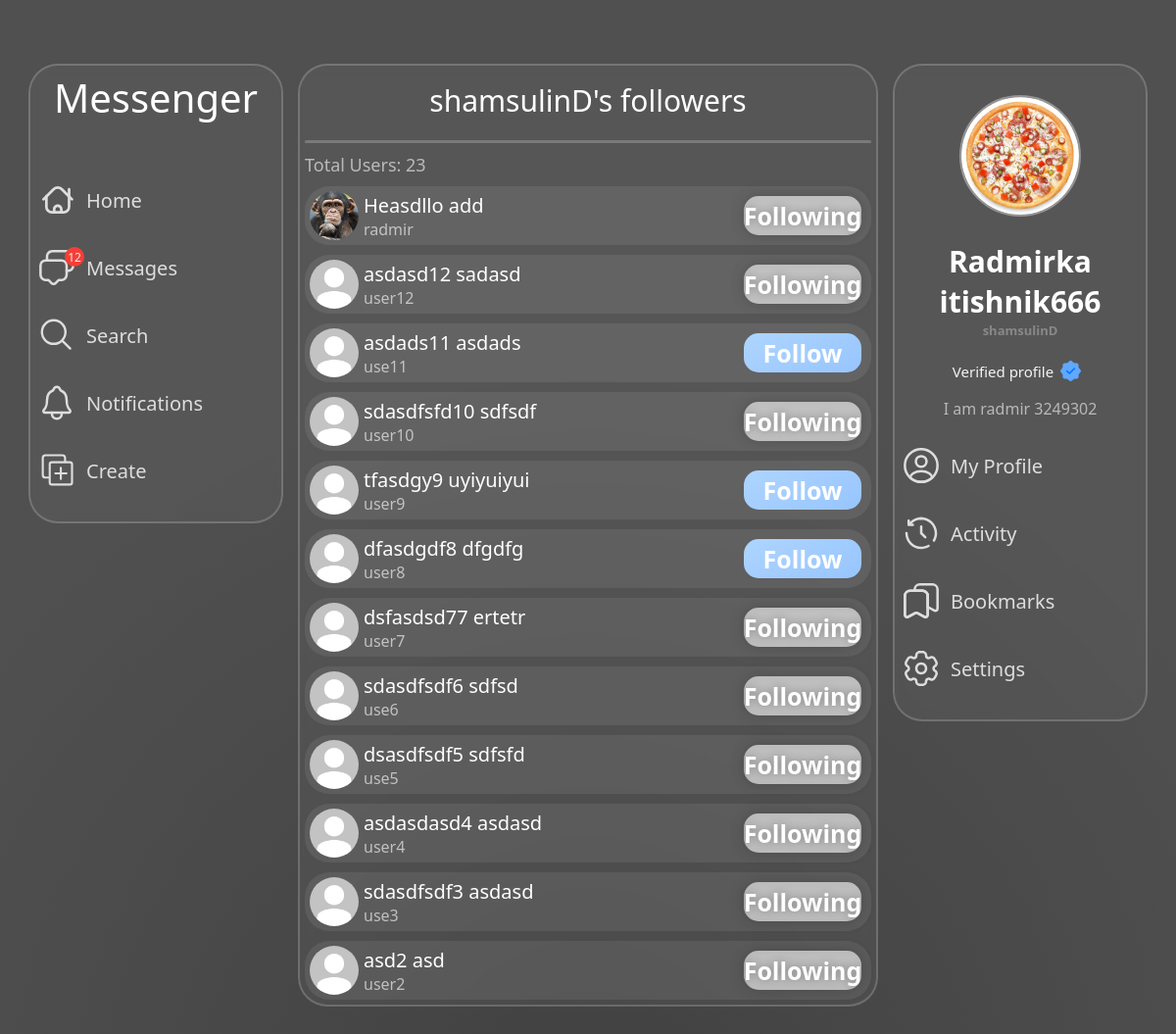
Screenshot of /followers/shamsulinD/ (signed in) with the database file from the repository.
### main/models.py (models this page shows, shortened)
class Profile(models.Model):
    user = models.OneToOneField(User, on_delete=models.CASCADE)
    uuid = models.CharField(max_length=255)
    full_name = models.CharField(max_length=255)
    bio = models.TextField(max_length=255, blank=True, null=True, default='')
    avatar = models.ImageField(upload_to=avatar_directory_path, default='default_avatar.jpg')
    background_avatar = models.ImageField(upload_to=bg_avatar_directory_path, default='default_background_avatar.jpg')
    background_style = models.IntegerField(default=0)
    amount_followers = models.IntegerField(default=0)
    amount_following = models.IntegerField(default=0)
    amount_article = models.IntegerField(default=0)
    recommendations = models.TextField(null=True, default='')
    verify = models.BooleanField(blank=True, default=False)
    language = models.CharField(max_length=255, default='en')
    private = models.BooleanField(default=False)
    last_online = models.DateTimeField(blank=True)
    online_status = models.BooleanField(default=False)
    username_change_time = models.DateTimeField(blank=True)

class ProfileFollow(models.Model):
    profile = models.ForeignKey(User, on_delete=models.CASCADE, related_name='following')
    user = models.ForeignKey(User, on_delete=models.CASCADE, related_name='followers')

### main/views.py (the view)
# urls.py: path('followers/<slug:username>/', ListFollowersView.as_view(), name='list_followers'),
class ListFollowersView(DataMixin, LoginRequiredMixin, ListView):
    model = User
    template_name = 'main/users-list-followers.html'
    login_url = 'login'
    def get_object(self):
        username = self.kwargs.get('username')
        if username:
            user = User.objects.filter(username=username).select_related('profile').first()
            followers = ProfileFollow.objects.filter(
                profile=user
            ).annotate(
                is_follow=Exists(ProfileFollow.objects.filter(user=self.request.user, profile=OuterRef('user')))
            ).order_by('-pk').select_related('user__profile')[:12]
            is_follower = ProfileFollow.objects.filter(profile=self.request.user, user=user).exists()
            if user.profile.private and not is_follower and user != self.request.user:
                raise Http404('This page is not available')
            return [user, followers]
        else:
            raise Http404('Username not provided in URL')
    def get_context_data(self, **kwargs):
        context = super().get_context_data(**kwargs)
        user, users = self.get_object()
        c_def = self.get_user_context(title=f'{self.kwargs.get("username")} - Followers', user=user, users=users)
        return {**context, **c_def}

### main/utils.py (called while the page is built)
    def get_user_context(self, **kwargs):
        context = kwargs
        profile = self.request.user
        notification_count = ProfileNotification.objects.filter(profile=profile, read=False)[:21].count()
        context['user_profile'] = profile
        context['background_style'] = background_styles[profile.profile.background_style]
        context['notification_count'] = notification_count
        return context

### main/templates/main/users-list-followers.html (shortened to what this page needs)
{% extends 'main/base-expanded.html' %}
{% load static %}
{% block head %}
<link rel="stylesheet" href="{% static 'main/css/users-list.css' %}" type="text/css">
{% endblock %}
{% block body %}
<div class="userlist">
    <span class="userlist-title">{{ user.username }}'s followers</span>
    <div class="userlist-line"></div>
    {% if users|length == 0%}
        <span class="nothing">Nothing here</span>
    {% else %}
    <span class="userlist-total">Total Users: {{ user.profile.amount_followers }}</span>
    {% for user in users %}
        <div class="userlist-user">
            <img src="{{ user.user.profile.avatar.url }}" alt="{{ user.user.username }}'s avatar" class="userlist-user-avatar">
            <a href="{% url 'profile' username=user.user.username %}" class="userlist-user-username">
                <span class="userlist-user-username-name">
                    {{ user.user.profile.full_name }}
                </span>
                <span class="userlist-user-username-login">{{ user.user.username }}</span>
            </a>
            {% if user.user.pk != user_profile.pk %}
                {% if user.is_follow %}
                    <div class="mc-profile-user-unfollow" data-id="{{user.user.pk}}" onclick="profileUnfollow(this)">Following</div>
                {% else %}
                    <div class="mc-profile-user-follow" data-id="{{user.user.pk}}" onclick="profileFollow(this)">Follow</div>
                {% endif %}
            {% endif %}
        </div>
    {% endfor %}
    {% endif %}
</div>
{% endblock %}

### main/templates/main/base-expanded.html (shortened to what this page needs)
{% load static %}
<!DOCTYPE html>
<html lang="en">
<head>
    <link rel="stylesheet" href="{% static 'main/css/base.css' %}" type="text/css">
    <link rel="stylesheet" href="{% static 'main/css/popup.css' %}" type="text/css">
    <link rel="stylesheet" href="{% static 'main/css/home.css' %}" type="text/css">
    <link rel="stylesheet" href="{% static 'main/css/' %}{{ background_style }}" type="text/css">
    {% block head %}
    {% endblock %}
</head>
<body>
    <div class="main-container">
        <div class="mc-container-sidebar-container">
            <aside class="mc-sidebar-container">
                <div class="mc-sidebar-container-logo">Messenger</div>
                <div class="mc-sidebar-container-links">
                    <a class="mc-sb-c-links-a" href="{% url 'home' %}">
                        <img class="mc-sb-c-links-img" src="{% static 'main/svg/home-sidebar.svg' %}" alt="svg-image">
                        Home
                    </a>
                    <a style="position: relative;" href="{% url 'chat' %}">
                        <div class="mc-sb-c-links-message">12</div>
                        <div class="mc-sb-c-links-a">
                            <img class="mc-sb-c-links-img" src="{% static 'main/svg/messages-sidebar.svg' %}" alt="svg-image">
                            Messages
                        </div>
                    </a>
                    <a class="mc-sb-c-links-a" href="{% url 'search' %}">
                        <img class="mc-sb-c-links-img" src="{% static 'main/svg/search-sidebar.svg' %}" alt="svg-image">
                        Search
                    </a>
                    <a style="position: relative;" href="{% url 'profile_notification' %}">
                        <div class="mc-sb-c-links-a">
                            <img class="mc-sb-c-links-img" src="{% static 'main/svg/notification-sidebar.svg' %}" alt="svg-image">
                            Notifications
                        </div>
                    </a>
                    <a class="mc-sb-c-links-a" href="{% url 'create_post' %}">
                        <img class="mc-sb-c-links-img" src="{% static 'main/svg/create-sidebar.svg' %}" alt="svg-image">
                        Create
                    </a>
                </div>
            </aside>
        </div>
        <main class="mc-container-feed-container">
            {% block body %}
            {% endblock %}
        </main>
        <div class="mc-container-second-sidebar-container">
            <aside class="mc-second-sidebar-container">
                <a href="{% url 'profile' username=user_profile.username %}"><img class="mc-second-sidebar-container-avatar" src="{{ user_profile.profile.avatar.url }}" alt="{{ user_profile.username }}'s avatar"></a>
                <a href="{% url 'profile' username=user_profile.username %}"><h1 class="mc-second-sidebar-container-username">{{ user_profile.profile.full_name}}</h1></a>
                <h2 class="mc-second-sidebar-container-userid">{{ user_profile.username}}</h2>
                {% if user_profile.profile.verify %}
                    <div class="mc-second-sidebar-container-verify">
                        Verified profile
                        <img class="user-verify" title="Verified" src="{% static 'main/svg/verify.svg' %}">
                    </div>
                {% endif %}
                {% if user_profile.profile.bio != '' %}
                    <div class="mc-second-sidebar-container-description">{{ user_profile.profile.bio }}</div>
                {% endif %}
                <a class="mc-sb-c-links-a" href="{% url 'profile' username=user_profile.username %}">
                    <img class="mc-sb-c-links-img" src="{% static 'main/svg/profile.svg' %}" alt="svg-image">
                    My Profile
                </a>
                <a class="mc-sb-c-links-a" href="{% url 'activity' %}">
                    <img class="mc-sb-c-links-img" src="{% static 'main/svg/history.svg' %}" alt="svg-image">
                    Activity
                </a>
                <a class="mc-sb-c-links-a" href="{% url 'activity_bookmarks' %}">
                    <img class="mc-sb-c-links-img" src="{% static 'main/svg/save.svg' %}" alt="svg-image">
                    Bookmarks
                </a>
                <a class="mc-sb-c-links-a" href="{% url 'settings' %}">
                    <img class="mc-sb-c-links-img" src="{% static 'main/svg/settings.svg' %}" alt="svg-image">
                    Settings
                </a>
            </aside>
        </div>
    </div>
</body>
</html>

### main/static/main/css/base.css (style rules this page uses)
body { transition: all 500ms ease-in-out; margin: 0; background-attachment: fixed; color: #fff; width: 100%; height: 100%; cursor: default; }
.user-verify { height: 25px; width: 25px; margin: 5px; }

### main/static/main/css/home.css (style rules this page uses)
.main-container { width: fit-content; display: flex; margin: 50px auto; }
a { text-decoration: none; }
h1, h2, h3, h4, h5, h6 { margin: 0; color: #fff; }
.mc-container-sidebar-container { width: 290px; height: 100%; height: auto; }
.mc-container-second-sidebar-container { width: 290px; height: 100%; height: auto; }
.mc-container-feed-container { width: 592px; margin-bottom: 120px; }
.mc-sidebar-container { width: calc(100%-20px); margin: 15px; padding: 5px; border-radius: 30px; background: rgba(255, 255, 255, 0.041); backdrop-filter: blur( 4px ); -webkit-backdrop-filter: blur( 4px ); border: 2px solid rgba( 255, 255, 255, 0.18 ); position: sticky; top: 65px; left: 0; }
.mc-second-sidebar-container { width: calc(100%-20px); margin: 15px; padding: 5px; border-radius: 30px; background: rgba(255, 255, 255, 0.041); backdrop-filter: blur( 4px ); -webkit-backdrop-filter: blur( 4px ); border: 2px solid rgba( 255, 255, 255, 0.18 ); position: sticky; top: 65px; left: 0; display: grid; text-align: center; }
.mc-sidebar-container-logo { font-size: 40px; color: #fff; text-align: center; }
.mc-sidebar-container-links { display: grid; margin-top: 55px; }
.mc-sb-c-links-a { font-size: 20px; color: #fff; margin-bottom: 25px; align-items: center; display: flex; text-decoration: none; padding: 2px; border-radius: 10px; opacity: 80%; position: relative; transition: all 250ms ease-in-out; }
.mc-sb-c-links-img { height: 40px; width: 40px; margin-right: 10px; }
.mc-second-sidebar-container-avatar { height: 120px; width: 120px; object-fit: cover; border-radius: 50%; border: 2px solid #ffffff5d; margin: auto; margin-top: 25px; }
.mc-second-sidebar-container-username { color: #fff; font-size: 30px; margin-top: 20px; }
.mc-second-sidebar-container-description { overflow: hidden; width: 100%; margin-top: 5px; margin-bottom: 25px; color: #ffffff94; -webkit-text-fill-color: #ffffff94; max-height: 75px; }
.mc-second-sidebar-container-userid { color: #ffffff4b; -webkit-text-fill-color: #ffffff4b; font-size: 13px; margin-bottom: 10px; }
.mc-sb-c-links-message, .mc-sb-c-links-notify { background-color: #f43f38; width: 20px; height: 20px; position: absolute; border-radius: 50%; font-size: 12px; align-items: center; display: flex; justify-content: center; top: 0; left: 0; margin-left: 30px; max-width: 25px; color: #ffffffde; -webkit-text-fill-color: #ffffffde; margin-top: 1px; z-index: 1; font-weight: 500; }
.mc-second-sidebar-container-verify { display: flex; justify-content: center; align-items: center; font-size: 15px; color: #ffffffec; -webkit-text-fill-color: #ffffffec; margin: 5px 0px; font-weight: 500; }

### main/static/main/css/style-black.css (style rules this page uses)
body { background: radial-gradient(circle at 50% 100%, #414141 0%, #505050 60%); background-attachment: fixed !important; }

### rows the page displays
ProfileFollow: user.profile.avatar (placeholder picture), user.profile.full_name "Heasdllo add", user.username "radmir"
ProfileFollow: user.profile.avatar (placeholder picture), user.profile.full_name "asdasd12 sadasd", user.username "user12"
ProfileFollow: user.profile.avatar (placeholder picture), user.profile.full_name "asdads11 asdads", user.username "use11"
ProfileFollow: user.profile.avatar (placeholder picture), user.profile.full_name "sdasdfsfd10 sdfsdf", user.username "user10"
ProfileFollow: user.profile.avatar (placeholder picture), user.profile.full_name "tfasdgy9 uyiyuiyui", user.username "user9"
ProfileFollow: user.profile.avatar (placeholder picture), user.profile.full_name "dfasdgdf8 dfgdfg", user.username "user8"
ProfileFollow: user.profile.avatar (placeholder picture), user.profile.full_name "dsfasdsd77 ertetr", user.username "user7"
ProfileFollow: user.profile.avatar (placeholder picture), user.profile.full_name "sdasdfsdf6 sdfsd", user.username "use6"
ProfileFollow: user.profile.avatar (placeholder picture), user.profile.full_name "dsasdfsdf5 sdfsfd", user.username "use5"
ProfileFollow: user.profile.avatar (placeholder picture), user.profile.full_name "asdasdasd4 asdasd", user.username "user4"
ProfileFollow: user.profile.avatar (placeholder picture), user.profile.full_name "sdasdfsdf3 asdasd", user.username "use3"
ProfileFollow: user.profile.avatar (placeholder picture), user.profile.full_name "asd2 asd", user.username "user2"

### other values shown
{{ user.username }} "shamsulinD"
{{ user.profile.amount_followers }} "23"
{{ user_profile.profile.full_name }} "Radmirka itishnik666"
{{ user_profile.username }} "shamsulinD"
{{ user_profile.profile.bio }} "I am radmir 3249302"
